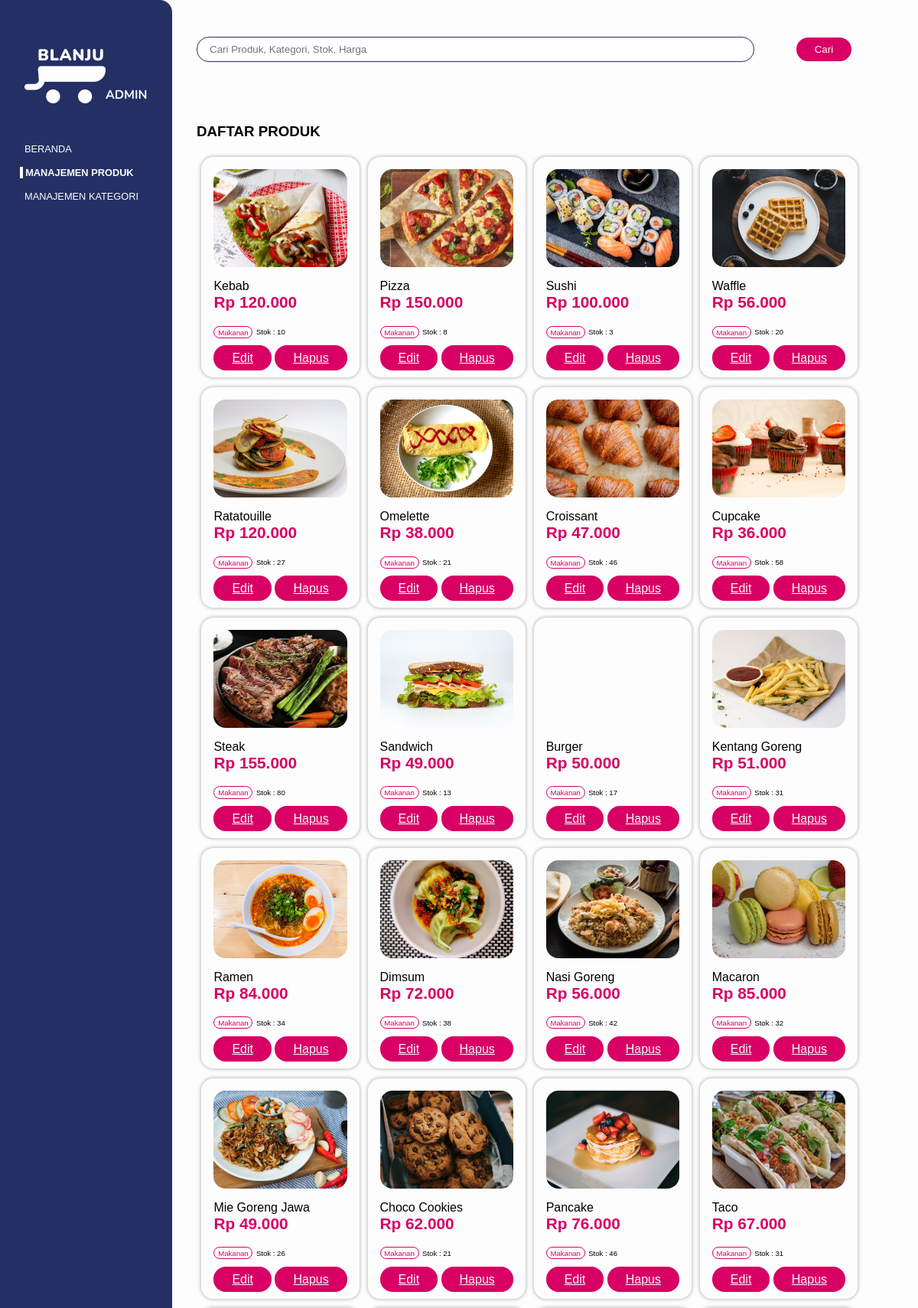
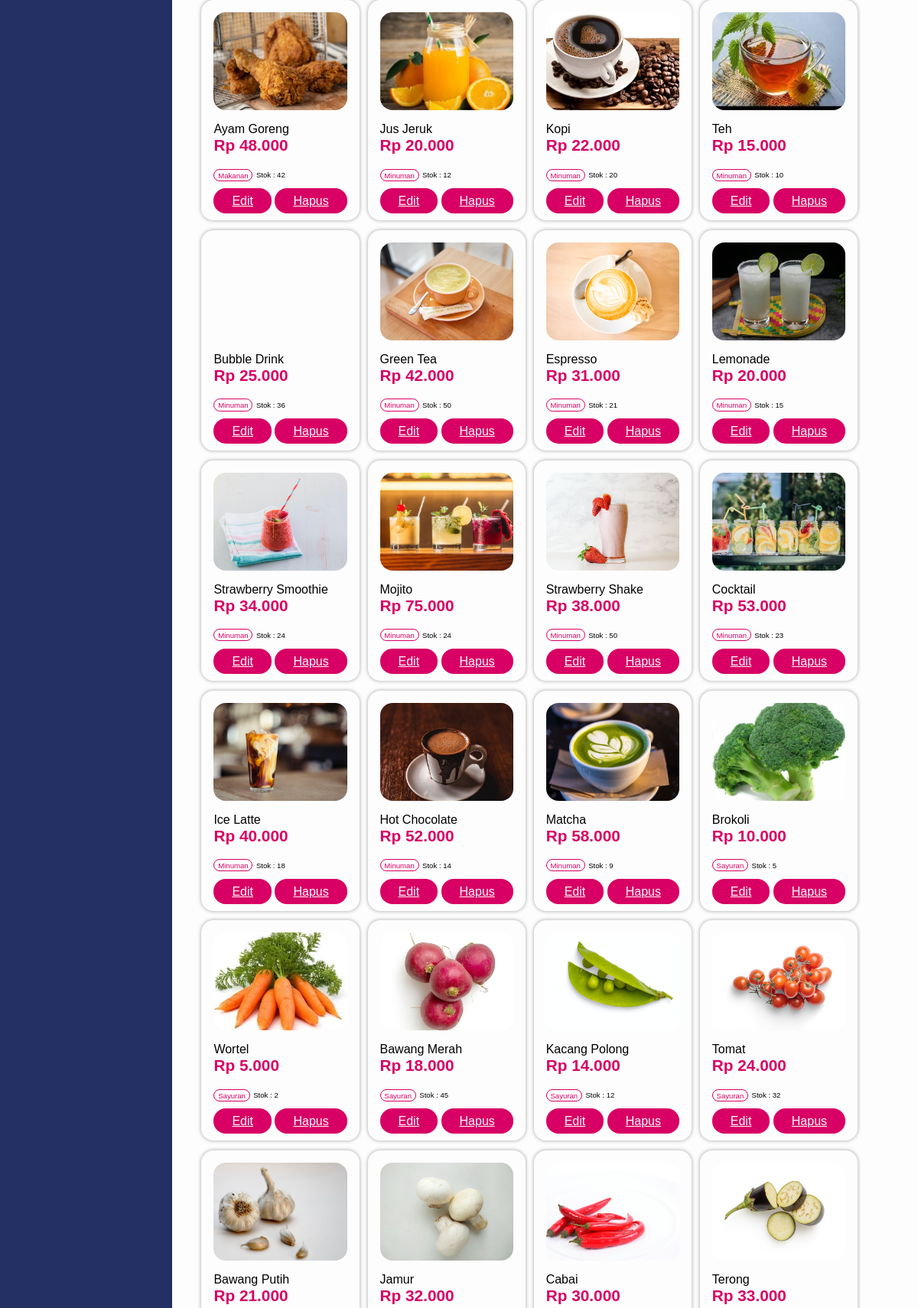
The app's page /blanju/app/admin/manajemen_produk.php (upper part) with its own data (2 pictures, top to bottom).
### tables this page shows
CREATE TABLE `products` (
  `kodeProduk` int(11) NOT NULL,
  `kodeKategori` int(11) NOT NULL,
  `namaProduk` varchar(100) NOT NULL,
  `gambarProduk` varchar(255) NOT NULL,
  `hargaProduk` int(11) NOT NULL,
  `stokProduk` int(11) NOT NULL,
  `created_at` timestamp NOT NULL DEFAULT current_timestamp() ON UPDATE current_timestamp(),
  `updated_at` timestamp NULL DEFAULT NULL
);

CREATE TABLE `categories` (
  `kodeKategori` int(11) NOT NULL,
  `namaKategori` varchar(100) NOT NULL
);

### blanju/app/database.php (called while the page is built, shortened)
<?php
require_once("base.php");
function getAllDataProductsWithDetails()
{
	global $db;
	try {
		$statement = $db->prepare("SELECT * FROM products JOIN categories ON categories.kodeKategori = products.kodeKategori");
		$statement->execute();
		return $statement->fetchAll(PDO::FETCH_ASSOC);
	} catch (PDOException $err) {
		echo $err->getMessage();
	}
}

### blanju/app/admin/manajemen_produk.php (the view, shortened to what this page needs)
<?php require_once("templates/header.php"); ?>
<?php
    $products = getAllDataProductsWithDetails();
?>
    <section id="content-header">
        <form action="" method="post">
            <div class="content-header-container">
                <div class="input-form">
                    <input type="text" placeholder="Cari Produk, Kategori, Stok, Harga">
                </div>
                <div class="input-button">
                    <button type="submit" class="primary-btn">Cari</button>
                </div>
            </div>
        </form>
    </section>
    <section id="content-main">
        <div class="content-main-container">
            <h1>DAFTAR PRODUK</h1>
            <div class="list-products">
                <?php foreach ($products as $product) : ?>
                <div class="card-product">
                    <div class="card-product-container">
                        <div class="card-product-image" style="background-image:url(<?= BASEURL ?>/assets/images/products/<?=$product["gambarProduk"]?>); background-size:cover;background-position:center;">
                        </div>
                        <div class="card-product-title">
                            <?= ucwords($product["namaProduk"])?>
                        </div>
                        <div class="card-product-price">
                            <?= "Rp " . number_format($product["hargaProduk"], 0, ',', '.');?>
                        </div>
                        <div class="card-product-info">
                            <span class="card-product-category"><?=ucwords($product["namaKategori"])?></span>
                            <span class="card-product-stock">Stok : <?=$product["stokProduk"]?></span>
                        </div>
                        <br>
                        <div>
                            <a href="edit_produk.php?pro=<?= $product["kodeProduk"]?>" class="primary-btn">Edit</a>
                            <a href="hapus_data_produk.php?pro=<?= $product["kodeProduk"]?>" class="primary-btn">Hapus</a>
                        </div>
                    </div>
                </div>
                <?php endforeach; ?>
            </div>
        </div>
    </section>
<?php require_once("templates/footer.php"); ?>

### blanju/assets/css/base.css (style rules this page uses)
* { margin: 0 auto; font-family: sans-serif; }
.primary-btn { background-color: #d80064; color: #fdfdfd; padding: 0.5rem 1.5rem; outline: none; border-radius: 1rem; border: none; }
.input-form { margin: 1rem 0; }
.input-form input { border: #243064 solid 1px; padding: 0.5rem 1rem; border-radius: 1rem; box-sizing: border-box; }
.card-product { display: inline-block; box-shadow: 0px 0px 4px 1px rgba(0, 0, 0, 0.25); border-radius: 1rem; min-width: 17vw; }
.card-product-container { padding: 1rem; }
.card-product-image { width: 100%; height: 8rem; border-radius: 1rem; }
.card-product-title { margin-top: 1rem; font-size: 1rem; }
.card-product-price { font-size: 1.3rem; font-weight: bold; color: #d80064; }
.card-product-info { display: flexbox; margin-top: 1rem; justify-content: space-between; align-items: center; }
.card-product-category { font-size: 0.6rem; border-radius: 1rem; border: #d80064 1px solid; color: #d80064; padding: 0.1rem 0.3rem; }
.card-product-stock { font-size: 0.6rem; }

### blanju/assets/css/admin.css (style rules this page uses)
#content-header { margin-bottom: 4rem; }
.content-header-container { display: flex; justify-content: space-between; align-items: center; }
.content-header-container .input-form { width:80%; }
.content-header-container .input-form input { width:100%; }
#content-main { position: relative; }
.list-products { margin:1rem 0; }
.list-products .card-product { margin:0.4rem 0 0.4rem 0.4rem; }

### records on screen
products: gambarProduk (picture), namaProduk "Kebab", hargaProduk "120.000", kodeKategori.namaKategori "Makanan", stokProduk "10"
products: gambarProduk (picture), namaProduk "Pizza", hargaProduk "150.000", kodeKategori.namaKategori "Makanan", stokProduk "8"
products: gambarProduk (picture), namaProduk "Sushi", hargaProduk "100.000", kodeKategori.namaKategori "Makanan", stokProduk "3"
products: gambarProduk (picture), namaProduk "Waffle", hargaProduk "56.000", kodeKategori.namaKategori "Makanan", stokProduk "20"
products: gambarProduk (picture), namaProduk "Ratatouille", hargaProduk "120.000", kodeKategori.namaKategori "Makanan", stokProduk "27"
products: gambarProduk (picture), namaProduk "Omelette", hargaProduk "38.000", kodeKategori.namaKategori "Makanan", stokProduk "21"
products: gambarProduk (picture), namaProduk "Croissant", hargaProduk "47.000", kodeKategori.namaKategori "Makanan", stokProduk "46"
products: gambarProduk (picture), namaProduk "Cupcake", hargaProduk "36.000", kodeKategori.namaKategori "Makanan", stokProduk "58"
products: gambarProduk (picture), namaProduk "Steak", hargaProduk "155.000", kodeKategori.namaKategori "Makanan", stokProduk "80"
products: gambarProduk (picture), namaProduk "Sandwich", hargaProduk "49.000", kodeKategori.namaKategori "Makanan", stokProduk "13"
products: namaProduk "Burger", hargaProduk "50.000", kodeKategori.namaKategori "Makanan", stokProduk "17"
products: gambarProduk (picture), namaProduk "Kentang Goreng", hargaProduk "51.000", kodeKategori.namaKategori "Makanan", stokProduk "31"
products: gambarProduk (picture), namaProduk "Ramen", hargaProduk "84.000", kodeKategori.namaKategori "Makanan", stokProduk "34"
products: gambarProduk (picture), namaProduk "Dimsum", hargaProduk "72.000", kodeKategori.namaKategori "Makanan", stokProduk "38"
products: gambarProduk (picture), namaProduk "Nasi Goreng", hargaProduk "56.000", kodeKategori.namaKategori "Makanan", stokProduk "42"
products: gambarProduk (picture), namaProduk "Macaron", hargaProduk "85.000", kodeKategori.namaKategori "Makanan", stokProduk "32"
products: gambarProduk (picture), namaProduk "Mie Goreng Jawa", hargaProduk "49.000", kodeKategori.namaKategori "Makanan", stokProduk "26"
products: gambarProduk (picture), namaProduk "Choco Cookies", hargaProduk "62.000", kodeKategori.namaKategori "Makanan", stokProduk "21"
products: gambarProduk (picture), namaProduk "Pancake", hargaProduk "76.000", kodeKategori.namaKategori "Makanan", stokProduk "46"
products: gambarProduk (picture), namaProduk "Taco", hargaProduk "67.000", kodeKategori.namaKategori "Makanan", stokProduk "31"
products: gambarProduk (picture), namaProduk "Ayam Goreng", hargaProduk "48.000", kodeKategori.namaKategori "Makanan", stokProduk "42"
products: gambarProduk (picture), namaProduk "Jus Jeruk", hargaProduk "20.000", kodeKategori.namaKategori "Minuman", stokProduk "12"
products: gambarProduk (picture), namaProduk "Kopi", hargaProduk "22.000", kodeKategori.namaKategori "Minuman", stokProduk "20"
products: gambarProduk (picture), namaProduk "Teh", hargaProduk "15.000", kodeKategori.namaKategori "Minuman", stokProduk "10"
products: namaProduk "Bubble Drink", hargaProduk "25.000", kodeKategori.namaKategori "Minuman", stokProduk "36"
products: gambarProduk (picture), namaProduk "Green Tea", hargaProduk "42.000", kodeKategori.namaKategori "Minuman", stokProduk "50"
products: gambarProduk (picture), namaProduk "Espresso", hargaProduk "31.000", kodeKategori.namaKategori "Minuman", stokProduk "21"
products: gambarProduk (picture), namaProduk "Lemonade", hargaProduk "20.000", kodeKategori.namaKategori "Minuman", stokProduk "15"
products: gambarProduk (picture), namaProduk "Strawberry Smoothie", hargaProduk "34.000", kodeKategori.namaKategori "Minuman", stokProduk "24"
products: gambarProduk (picture), namaProduk "Mojito", hargaProduk "75.000", kodeKategori.namaKategori "Minuman", stokProduk "24"
products: gambarProduk (picture), namaProduk "Strawberry Shake", hargaProduk "38.000", kodeKategori.namaKategori "Minuman", stokProduk "50"
products: gambarProduk (picture), namaProduk "Cocktail", hargaProduk "53.000", kodeKategori.namaKategori "Minuman", stokProduk "23"
products: gambarProduk (picture), namaProduk "Ice Latte", hargaProduk "40.000", kodeKategori.namaKategori "Minuman", stokProduk "18"
products: gambarProduk (picture), namaProduk "Hot Chocolate", hargaProduk "52.000", kodeKategori.namaKategori "Minuman", stokProduk "14"
products: gambarProduk (picture), namaProduk "Matcha", hargaProduk "58.000", kodeKategori.namaKategori "Minuman", stokProduk "9"
products: gambarProduk (picture), namaProduk "Brokoli", hargaProduk "10.000", kodeKategori.namaKategori "Sayuran", stokProduk "5"
products: gambarProduk (picture), namaProduk "Wortel", hargaProduk "5.000", kodeKategori.namaKategori "Sayuran", stokProduk "2"
products: gambarProduk (picture), namaProduk "Bawang Merah", hargaProduk "18.000", kodeKategori.namaKategori "Sayuran", stokProduk "45"
products: gambarProduk (picture), namaProduk "Kacang Polong", hargaProduk "14.000", kodeKategori.namaKategori "Sayuran", stokProduk "12"
products: gambarProduk (picture), namaProduk "Tomat", hargaProduk "24.000", kodeKategori.namaKategori "Sayuran", stokProduk "32"
products: gambarProduk (picture), namaProduk "Bawang Putih", hargaProduk "21.000"
products: gambarProduk (picture), namaProduk "Jamur", hargaProduk "32.000"
products: gambarProduk (picture), namaProduk "Cabai", hargaProduk "30.000"
products: gambarProduk (picture), namaProduk "Terong", hargaProduk "33.000"
